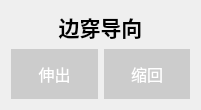
  <widget class="QWidget" name="layoutWidget_12">
   <property name="geometry">
    <rect>
     <x>710</x>
     <y>530</y>
     <width>201</width>
     <height>87</height>
    </rect>
   </property>
   <layout class="QGridLayout" name="gridLayout_13">
    <item row="0" column="0">
     <widget class="QLabel" name="label_31">
      <property name="font">
       <font>
        <pointsize>16</pointsize>
        <bold>true</bold>
       </font>
      </property>
      <property name="text">
       <string>边穿导向</string>
      </property>
      <property name="alignment">
       <set>Qt::AlignmentFlag::AlignCenter</set>
      </property>
     </widget>
    </item>
    <item row="1" column="0">
     <layout class="QHBoxLayout" name="horizontalLayout_25">
      <item>
       <widget class="QPushButton" name="pushButton_46">
        <property name="minimumSize">
         <size>
          <width>50</width>
          <height>50</height>
         </size>
        </property>
        <property name="font">
         <font>
          <pointsize>12</pointsize>
         </font>
        </property>
        <property name="styleSheet">
         <string notr="true">QPushButton {
    background-color: #cccccc;  /* 标准灰色，也可改用具体色值如#888888（深灰）、#cccccc（浅灰） */
    color: white;            /* 按钮文字颜色（可选，搭配灰色更清晰） */
    border: none;            /* 取消默认边框（可选） */
}
/* 可选：悬停时保持灰色（仅微调深浅） */
QPushButton:hover {
    background-color: #777777;
}
/* 可选：点击时保持灰色 */
QPushButton:pressed {
    background-color: #666666;
}</string>
        </property>
        <property name="text">
         <string>伸出</string>
        </property>
       </widget>
      </item>
      <item>
       <widget class="QPushButton" name="pushButton_47">
        <property name="minimumSize">
         <size>
          <width>50</width>
          <height>50</height>
         </size>
        </property>
        <property name="font">
         <font>
          <pointsize>12</pointsize>
         </font>
        </property>
        <property name="styleSheet">
         <string notr="true">QPushButton {
    background-color: #cccccc;  /* 标准灰色，也可改用具体色值如#888888（深灰）、#cccccc（浅灰） */
    color: white;            /* 按钮文字颜色（可选，搭配灰色更清晰） */
    border: none;            /* 取消默认边框（可选） */
}
/* 可选：悬停时保持灰色（仅微调深浅） */
QPushButton:hover {
    background-color: #777777;
}
/* 可选：点击时保持灰色 */
QPushButton:pressed {
    background-color: #666666;
}</string>
        </property>
        <property name="text">
         <string>缩回</string>
        </property>
       </widget>
      </item>
     </layout>
    </item>
   </layout>
  </widget>
